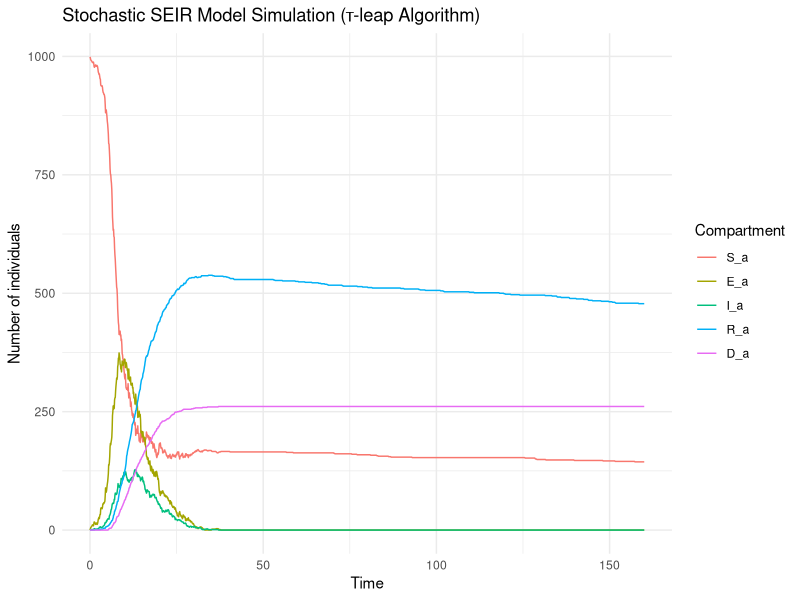
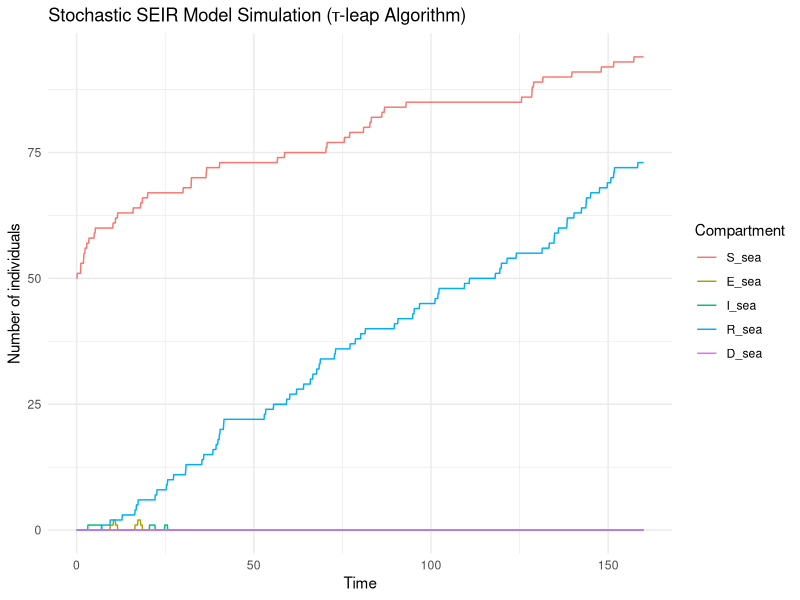

R code for these plots, in order:
# -------------------------------------------------------------------------
# transition A to sea
# -------------------------------------------------------------------------

library(tidyverse)
library(ggplot2)
library(reshape2)
library(abind)
library(cowplot)

# Parameters
total_time <- 160          # Simulation time

param <- list(
  sigma = 1/5.2,            # Rate of progression from exposed to infectious (inverse of incubation period)
  gamma = 1/2.9,            # Recovery rate (inverse of infectious period)
  eta =  (1/5.2)*(0.1)*50,  # Rate of progression from infectious to exposed
  mu = (1/2.9) * 0.5,       # Rate of mortality 
  beta = c(0.01, 0.001),    # Transmission rate in a colony, at sea
  zeta = 0.001              # Transition from colony A to the sea
)

# Initial state

## In colony A
N_A <- 1000                # Total population in colony A
initial_infected_A <- 1
initial_state_A <- c(S = N_A - initial_infected_A,
                     E = 0,
                     I = initial_infected_A,
                     R = 0,
                     D = 0)

## At sea
N_sea <- 50                # Total population at sea
initial_infected_sea <- 0
initial_state_sea <- c(S = N_sea - initial_infected_sea,
                       E = 0,
                       I = initial_infected_sea,
                       R = 0,
                       D = 0)

initial_state <- matrix(c(initial_state_A,
                          initial_state_sea),
                        nrow = 2, byrow = TRUE)

# τ-leap SEIR model function
tau_leap_seir <- function(param, initial_state, total_time, tau) {
  
  sigma <- param$sigma
  gamma <- param$gamma
  eta <- param$eta
  mu <- param$mu
  beta_colony <- param$beta[1]
  beta_sea <- param$beta[2]
  zeta <- param$zeta
  
  times <- c(0)
  states <- array(dim = c(2, 5, 1), data = initial_state)
  
  while (times[length(times)] < total_time) {
    
    S_a <- states[1, 1, dim(states)[3]]
    E_a <- states[1, 2, dim(states)[3]]
    I_a <- states[1, 3, dim(states)[3]]
    R_a <- states[1, 4, dim(states)[3]]
    D_a <- states[1, 5, dim(states)[3]]
    
    S_sea <- states[2, 1, dim(states)[3]]
    E_sea <- states[2, 2, dim(states)[3]]
    I_sea <- states[2, 3, dim(states)[3]]
    R_sea <- states[2, 4, dim(states)[3]]
    D_sea <- states[2, 5, dim(states)[3]]
    
    rates <- c(
      "S_a_to_E_a" = beta_colony * S_a * I_a,
      "E_a_to_S_a" = eta * E_a,
      "E_a_to_I_a" = sigma * E_a,
      "I_a_to_R_a" = gamma * I_a,
      "I_a_to_D_a" = mu * I_a,
      
      "S_sea_to_E_sea" = beta_sea * S_sea * I_sea,
      "E_sea_to_S_sea" = eta * E_sea,
      "E_sea_to_I_sea" = sigma * E_sea,
      "I_sea_to_R_sea" = gamma * I_sea,
      "I_sea_to_D_sea" = mu * I_sea,
      
      "S_a_to_S_sea" = zeta * S_a,
      "E_a_to_E_sea" = zeta * E_a,
      "I_a_to_I_sea" = zeta * I_a,
      "R_a_to_R_sea" = zeta * R_a
    )
    
    total_rate <- sum(rates)
    
    if (total_rate == 0) {
      break
    }
    
    time_step <- min(tau, (total_time - times[length(times)]))
    times <- c(times, times[length(times)] + time_step)
    
    transitions <- rpois(length(rates), rates * time_step) # juste ??
    names(transitions) <- names(rates)
    

    S_a <- S_a - transitions["S_a_to_E_a"] + transitions["E_a_to_S_a"] - transitions["S_a_to_S_sea"]
    E_a <- E_a + transitions["S_a_to_E_a"] - transitions["E_a_to_S_a"] - transitions["E_a_to_I_a"] - transitions["E_a_to_E_sea"]
    I_a <- I_a + transitions["E_a_to_I_a"] - transitions["I_a_to_R_a"] - transitions["I_a_to_D_a"] - transitions["I_a_to_I_sea"]
    R_a <- R_a + transitions["I_a_to_R_a"] - transitions["R_a_to_R_sea"]
    D_a <- D_a + transitions["I_a_to_D_a"]
    
    S_sea <- S_sea - transitions["S_sea_to_E_sea"] + transitions["E_sea_to_S_sea"] + transitions["S_a_to_S_sea"]
    E_sea <- E_sea + transitions["S_sea_to_E_sea"] - transitions["E_sea_to_S_sea"] - transitions["E_sea_to_I_sea"] + transitions["E_a_to_E_sea"]
    I_sea <- I_sea + transitions["E_sea_to_I_sea"] - transitions["I_sea_to_R_sea"] - transitions["I_sea_to_D_sea"] + transitions["I_a_to_I_sea"]
    R_sea <- R_sea + transitions["I_sea_to_R_sea"] + transitions["R_a_to_R_sea"]
    D_sea <- D_sea + transitions["I_sea_to_D_sea"]
    
    new_state <- matrix(c(S_a, E_a, I_a, R_a, D_a,
                          S_sea, E_sea, I_sea, R_sea, D_sea),
                        nrow = 2, byrow = TRUE)
    
    states <- abind(states, new_state)
  }
  
  return(list(times = times, states = states))
}

# Run simulation
tau <- 0.1 # Set the tau value for τ-leap
result <- tau_leap_seir(param, initial_state, total_time, tau)

# Convert results to data frame for plotting
output <- data.frame(
  time = result$times,
  S_a = result$states[1, 1, ],
  E_a = result$states[1, 2, ],
  I_a = result$states[1, 3, ],
  R_a = result$states[1, 4, ],
  D_a = result$states[1, 5, ],
  S_sea = result$states[2, 1, ],
  E_sea = result$states[2, 2, ],
  I_sea = result$states[2, 3, ],
  R_sea = result$states[2, 4, ],
  D_sea = result$states[2, 5, ]
)

output_long <- melt(output, id = "time")

# Plot results

output_a <- output_long %>% filter(variable %in% c("S_a", "E_a", "I_a", "R_a", "D_a"))
plot_a <- ggplot(output_a, aes(x = time, y = value, color = variable)) +
  geom_line() +
  labs(x = "Time", y = "Number of individuals", color = "Compartment") +
  theme_minimal() +
  ggtitle("Stochastic SEIR Model Simulation (τ-leap Algorithm)")

output_sea <- output_long %>% filter(variable %in% c("S_sea", "E_sea", "I_sea", "R_sea", "D_sea"))
plot_sea <- ggplot(output_sea, aes(x = time, y = value, color = variable)) +
  geom_line() +
  labs(x = "Time", y = "Number of individuals", color = "Compartment") +
  theme_minimal() +
  ggtitle("Stochastic SEIR Model Simulation (τ-leap Algorithm)")

# Display plots
plot_a 
plot_sea
